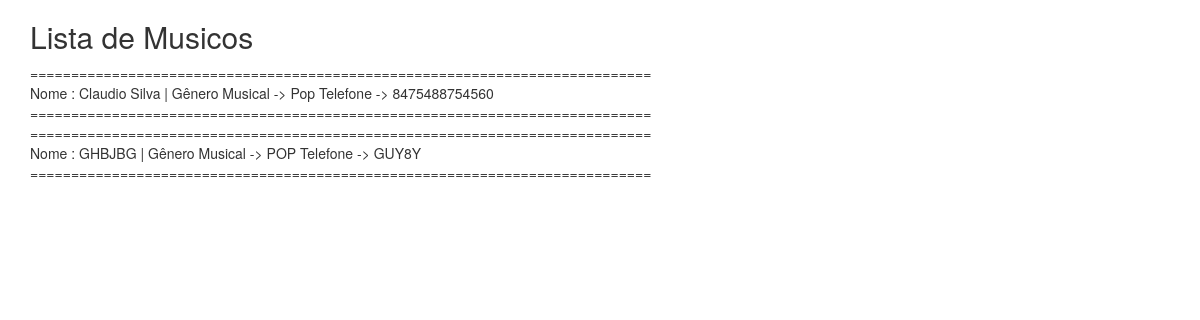
Before: /genero.php?genero=POP with the older database file.
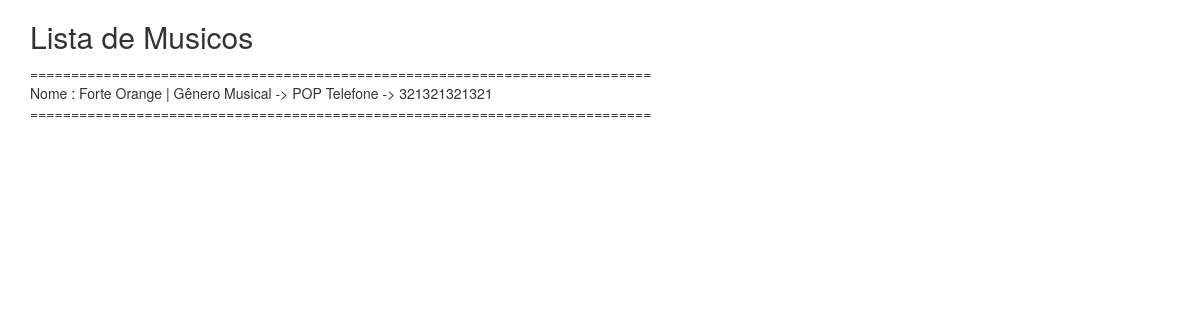
After: the same page with the newer database file.
### tables this page shows
CREATE TABLE `MUSICO` (
  `ID` int(5) NOT NULL,
  `SENHA` varchar(60) NOT NULL,
  `NOME` varchar(45) NOT NULL,
  `EMAIL` varchar(60) NOT NULL,
  `TELEFONE` varchar(13) NOT NULL,
  `ENDERECO` varchar(90) NOT NULL,
  `GENERO_MUSICAL` varchar(45) NOT NULL,
  `DATA_DE_NASCIMENTO` int(8) NOT NULL,
  `CPF` varchar(11) NOT NULL,
  `FOTO` varchar(90) DEFAULT NULL
);

### genero.php (the view, shortened to what this page needs)
<!DOCTYPE html>
<html lang="en">
<head>
  <link rel="stylesheet" href="https://maxcdn.bootstrapcdn.com/bootstrap/3.3.7/css/bootstrap.min.css">
</head>
<body>
<div class="container">
<h2>Lista de Musicos</h2>
<?php
include 'init.php';
$genero = $_GET['genero'];
$buscar = mysqli_query($conecta, "SELECT * FROM MUSICO WHERE GENERO_MUSICAL = '$genero'") or die("erro ao selecionar");
while($linha = mysqli_fetch_array($buscar)){
  $nome = $linha['NOME'];
  $telefone = $linha['TELEFONE'];
  $genero = $linha['GENERO_MUSICAL'];
  echo "============================================================================<br>";
  echo "Nome : ".$nome."  |  Gênero Musical  ->  ".$genero." Telefone   ->  ".$telefone."<br>";
  echo "============================================================================<br>";
}
?>
</div>
</body>
</html>

Changed rows visible on the page:
removed musico: NOME "Claudio Silva", GENERO_MUSICAL "Pop", TELEFONE "8475488754560"
removed musico: NOME "GHBJBG", GENERO_MUSICAL "POP", TELEFONE "GUY8Y"
added musico: NOME "Forte Orange", GENERO_MUSICAL "POP", TELEFONE "321321321321"
